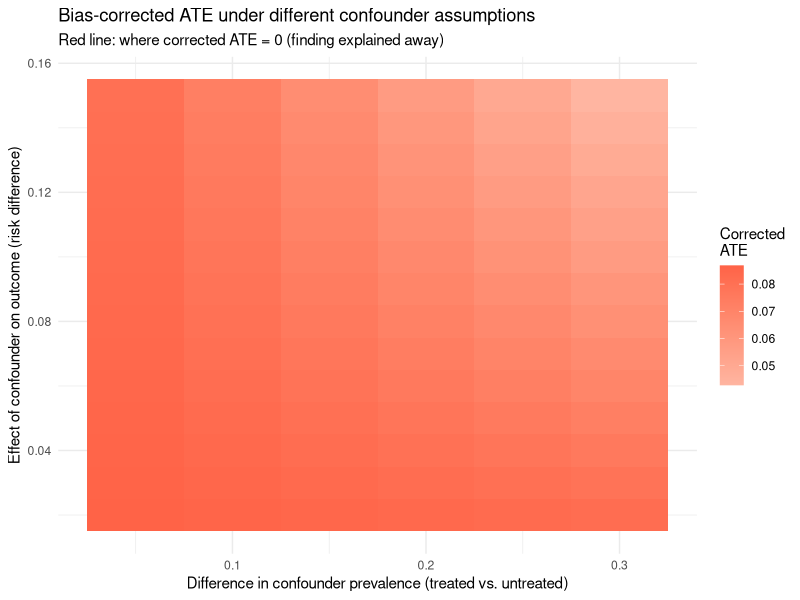
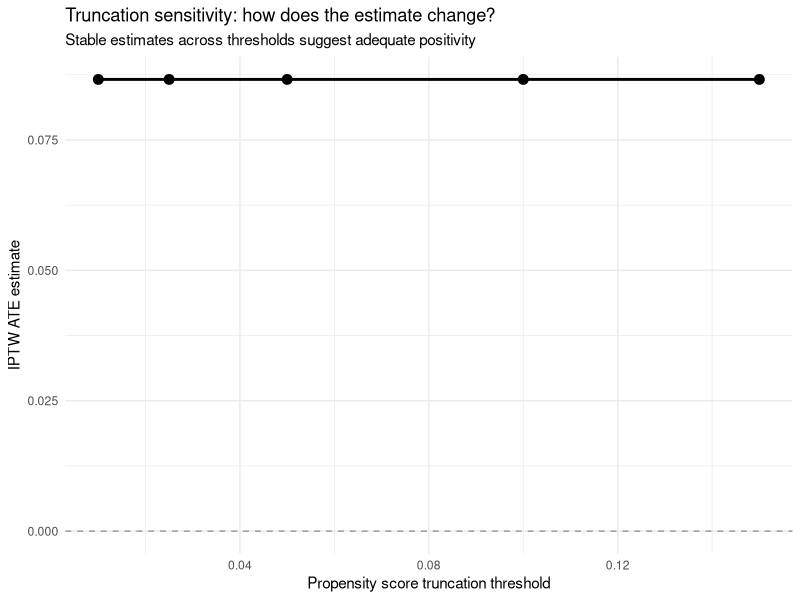

Here is the R script that generated these plots, in order:
## ---- chunk 1
#| include: false
knitr::opts_chunk$set(
  collapse = TRUE,
  comment = "#>",
  fig.width = 7,
  fig.height = 4,
  fig.align = "center",
  message = FALSE,
  warning = FALSE
)
## ---- chunk 2
library(tidyverse)

set.seed(2026)
n <- 3000

# Measured confounders
age    <- rnorm(n, 65, 10)
cvd    <- rbinom(n, 1, plogis(-1.5 + 0.03 * (age - 60)))
statin <- rbinom(n, 1, 0.4)

# Unmeasured confounder (frailty) - we simulate it but pretend we cannot measure it
frailty <- rnorm(n, 0, 1)

# Treatment model (affected by both measured and unmeasured confounders)
A <- rbinom(n, 1, plogis(-0.5 + 0.02 * (age - 60) + 0.5 * cvd +
                           0.3 * statin + 0.4 * frailty))

# Outcome model (also affected by unmeasured confounder)
Y <- rbinom(n, 1, plogis(-2.5 + 0.3 * A + 0.04 * (age - 60) +
                           0.6 * cvd + 0.2 * statin + 0.5 * frailty))

dat <- tibble(age, cvd, statin, frailty, A, Y)
## ---- chunk 3
# Analysis ignoring frailty (what the analyst would actually do)
ps_mod <- glm(A ~ age + cvd + statin, family = binomial, data = dat)
out_mod <- glm(Y ~ A + age + cvd + statin, family = binomial, data = dat)

# G-computation estimate (biased due to unmeasured confounding)
dat1 <- dat %>% mutate(A = 1)
dat0 <- dat %>% mutate(A = 0)
p1 <- predict(out_mod, newdata = dat1, type = "response")
p0 <- predict(out_mod, newdata = dat0, type = "response")
naive_ate <- mean(p1 - p0)

cat("Estimated ATE (ignoring frailty):", round(naive_ate, 4), "\n")
## ---- chunk 4
# Convert our risk difference to approximate risk ratio for E-value
risk1 <- mean(p1)
risk0 <- mean(p0)
rr <- risk1 / risk0

# E-value function
e_value <- function(rr) {
  rr <- max(rr, 1 / rr)  # ensure RR >= 1
  rr + sqrt(rr * (rr - 1))
}

cat("Approximate risk ratio:", round(rr, 2), "\n")
cat("E-value:", round(e_value(rr), 2), "\n")
## ---- chunk 5
# Bias analysis
gamma <- 0.08   # effect of frailty on outcome
delta_p <- 0.15 # difference in frailty prevalence by treatment

bias <- gamma * delta_p
corrected_ate <- naive_ate - bias

tibble(
  Quantity = c("Observed ATE", "Estimated bias", "Bias-corrected ATE"),
  Value = round(c(naive_ate, bias, corrected_ate), 4)
)
## ---- chunk 6
# Grid of bias parameters
bias_grid <- expand_grid(
  gamma = seq(0.02, 0.15, by = 0.01),
  delta_p = seq(0.05, 0.30, by = 0.05)
) %>%
  mutate(
    bias = gamma * delta_p,
    corrected = naive_ate - bias,
    would_flip = corrected < 0
  )

# Contour plot
ggplot(bias_grid, aes(x = delta_p, y = gamma, fill = corrected)) +
  geom_tile() +
  geom_contour(aes(z = corrected), breaks = 0, color = "red", linewidth = 1) +
  scale_fill_gradient2(low = "steelblue", mid = "white", high = "tomato",
                       midpoint = 0, name = "Corrected\nATE") +
  labs(
    x = "Difference in confounder prevalence (treated vs. untreated)",
    y = "Effect of confounder on outcome (risk difference)",
    title = "Bias-corrected ATE under different confounder assumptions",
    subtitle = "Red line: where corrected ATE = 0 (finding explained away)"
  ) +
  theme_minimal()
## ---- chunk 7
# Fit propensity score
ps <- predict(ps_mod, type = "response")

# IPTW at different truncation levels
truncation_levels <- c(0.01, 0.025, 0.05, 0.10, 0.15)

iptw_results <- map_dfr(truncation_levels, function(delta) {
  ps_trunc <- pmin(pmax(ps, delta), 1 - delta)
  w <- ifelse(dat$A == 1, 1 / ps_trunc, 1 / (1 - ps_trunc))

  risk1 <- sum(w * dat$Y * (dat$A == 1)) / sum(w * (dat$A == 1))
  risk0 <- sum(w * dat$Y * (dat$A == 0)) / sum(w * (dat$A == 0))

  tibble(
    truncation = delta,
    ate = risk1 - risk0,
    max_weight = max(w),
    ess = sum(w)^2 / sum(w^2)
  )
})

iptw_results
## ---- chunk 8
ggplot(iptw_results, aes(x = truncation, y = ate)) +
  geom_line(linewidth = 1) +
  geom_point(size = 3) +
  geom_hline(yintercept = 0, linetype = "dashed", color = "gray60") +
  labs(
    x = "Propensity score truncation threshold",
    y = "IPTW ATE estimate",
    title = "Truncation sensitivity: how does the estimate change?",
    subtitle = "Stable estimates across thresholds suggest adequate positivity"
  ) +
  theme_minimal()
## ---- chunk 9
# Simulate a negative control outcome (unrelated to treatment)
dat <- dat %>%
  mutate(
    neg_control = rbinom(n, 1, plogis(-3 + 0.03 * (age - 60) +
                                        0.3 * cvd + 0.4 * frailty))
    # Note: no A term - treatment truly has no effect on this outcome
  )

# Estimate "effect" on negative control using same analysis
nc_mod <- glm(neg_control ~ A + age + cvd + statin, family = binomial, data = dat)
nc_p1 <- predict(nc_mod, newdata = dat1, type = "response")
nc_p0 <- predict(nc_mod, newdata = dat0, type = "response")
nc_effect <- mean(nc_p1 - nc_p0)

cat("Estimated effect on negative control:", round(nc_effect, 4), "\n")
cat("(Should be ~0 if confounding is controlled)\n")
## ---- chunk 10
sessionInfo()
